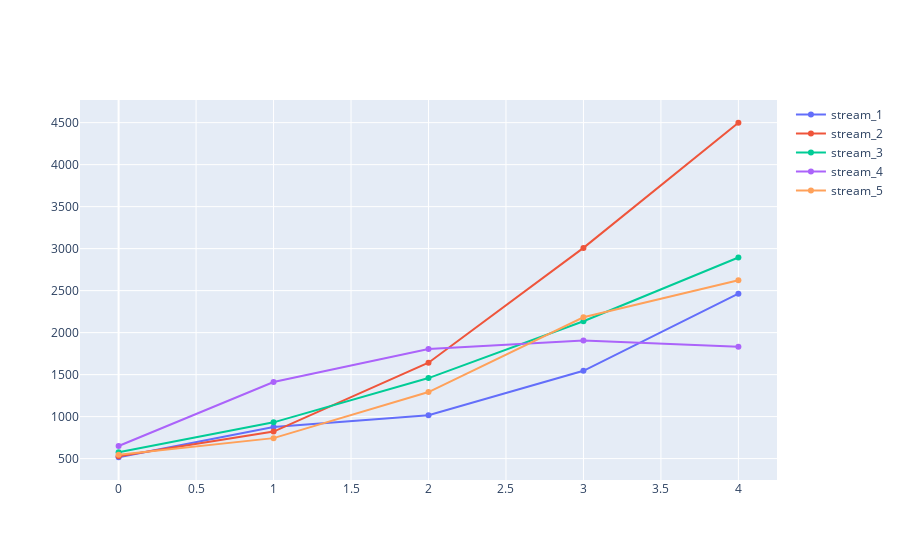

The code cell stored with this chart in its notebook:
### Code cell
random_x = sim.index
random_y0 = sim[1]
random_y1 = sim[2]
random_y2 = sim[3]
random_y3 = sim[4]
random_y4 = sim[5]

# Create traces
fig = go.Figure()
fig.add_trace(go.Scatter(x=random_x, y=random_y0,
                    mode='lines+markers',
                    name='stream_1'))
fig.add_trace(go.Scatter(x=random_x, y=random_y1,
                    mode='lines+markers',
                    name='stream_2'))
fig.add_trace(go.Scatter(x=random_x, y=random_y2,
                    mode='lines+markers', 
                    name='stream_3'))

fig.add_trace(go.Scatter(x=random_x, y=random_y3,
                    mode='lines+markers',
                    name='stream_4'))
fig.add_trace(go.Scatter(x=random_x, y=random_y4,
                    mode='lines+markers', 
                    name='stream_5'))

fig.show()

### Figure 1 — Plotly figure (JSON) as saved in the notebook; plotly's stock layout.template omitted (floating-point values rounded to 4 significant figures)
{"data": [{"mode": "lines+markers", "name": "stream_1", "type": "scatter", "x": [0, 1, 2, 3, 4], "y": [516.3, 875.7, 1017.0, 1546.0, 2464.0]}, {"mode": "lines+markers", "name": "stream_2", "type": "scatter", "x": [0, 1, 2, 3, 4], "y": [528.4, 822.2, 1642.0, 3009.0, 4499.0]}, {"mode": "lines+markers", "name": "stream_3", "type": "scatter", "x": [0, 1, 2, 3, 4], "y": [576.8, 931.9, 1459.0, 2136.0, 2895.0]}, {"mode": "lines+markers", "name": "stream_4", "type": "scatter", "x": [0, 1, 2, 3, 4], "y": [650.5, 1412.0, 1806.0, 1906.0, 1831.0]}, {"mode": "lines+markers", "name": "stream_5", "type": "scatter", "x": [0, 1, 2, 3, 4], "y": [546.9, 743.9, 1293.0, 2182.0, 2624.0]}], "layout": {}}
